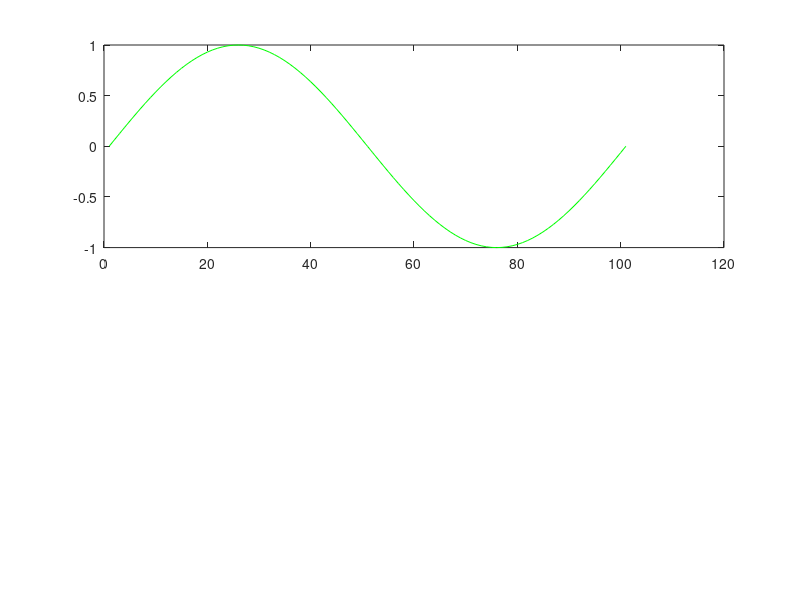

This figure's MATLAB source: (Note: this script raises an error after producing the figure.)
clear all;

Fs = 100; %sampling frequency
Ts = 1/Fs; %sampling time
delta=2*pi*Ts; 
t=0:Ts:1; %signal duration

%filter parameters
b =1;
a =1;

%Sin wave
InputSin=sin(2*pi*t); % generate sin input signal
subplot(2,1,1);
plot(InputSin,'green') %ploting original signal
hold on
mqSin = modulation(InputSin,delta); %construct modulate signal using modultion function
stairs(mqSin,'red')  %ploting the modulated signal using 'stairs' command

DemodSin=filter (b,a,mqSin); %reconstruct the original signal using simple low pass filter
hold on
plot(DemodSin,'blue') %ploting the demodulated signal
legend('Original Signal','Modulated Signal','Demodulated Signal')

SinError = (InputSin  - DemodSin).^2; %calculate the error between the original signal and the reconstructed signal  
subplot(2,1,2);
plot(SinError) %plotting the error 
legend('Error')

%DC voltage signal
figure
InputDC= ones(size(t));
subplot(2,1,1);
plot(InputDC,'green')
hold on
mqDC = modulation(InputDC,delta);
stairs(mqDC,'red')

DemodDC=filter (b,a,mqDC);
hold on
plot(DemodDC,'blue')

legend('Original Signal','Modulated Signal','Demodulated Signal')

DCError = (InputDC - DemodDC).^2;
subplot(2,1,2);
plot(DCError)
legend('Error')

%Square wave signal
figure
InputSquare= rectpuls(t);
subplot(2,1,1);
plot(InputSquare,'green')
hold on
mqRect = modulation(InputSquare,delta);
stairs(mqRect,'red')

DemodSquare=filter (b,a,mqRect);
hold on
plot(DemodSquare,'blue')
legend('Original Signal','Modulated Signal','Demodulated Signal')

SquareError = (InputSquare  - DemodSquare).^2;
subplot(2,1,2);
plot(SquareError)
legend('Error')

%changing Ts - newTs = 0.1*oldTs
NewTs = 0.1*1/Fs;
t1=0:NewTs:1;

figure
InputSin1=sin(2*pi*t1);
subplot(2,1,1);
plot(InputSin1,'green')
hold on
mqSin1 = modulation(InputSin1,delta);
stairs(mqSin1,'red')

DemodSin1=filter (b,a,mqSin1);
hold on
plot(DemodSin1,'blue')
legend('Original Signal','Modulated Signal','Demodulated Signal')

SinError1 = (InputSin1  - DemodSin1).^2;
subplot(2,1,2);
plot(SinError1)
legend('Error')

figure

InputDC1= ones(size(t1));
subplot(2,1,1);
plot(InputDC1,'green')
hold on
mqDC1 = modulation(InputDC1,delta);
stairs(mqDC1,'red')

DemodDC1=filter (b,a,mqDC1);
hold on
plot(DemodDC1,'blue')

legend('Original Signal','Modulated Signal','Demodulated Signal')

DCError1 = (InputDC1 - DemodDC1).^2;
subplot(2,1,2);
plot(DCError1)
legend('Error')

figure

InputSquare1= rectpuls(t1);
subplot(2,1,1);
plot(InputSquare1,'green')
hold on
mqRect1 = modulation(InputSquare1,delta);
stairs(mqRect1,'red')

DemodSquare1=filter (b,a,mqRect1);
hold on
plot(DemodSquare1,'blue')
legend('Original Signal','Modulated Signal','Demodulated Signal')

SquareError1 = (InputSquare1  - DemodSquare1).^2;
subplot(2,1,2);
plot(SquareError1)
legend('Error')

%changing delta - newDelta = 0.1* oldDelta
delta1=0.1*delta;
InputSin2=sin(2*pi*t);
figure
subplot(2,1,1);
plot(InputSin2,'green')
hold on
mqSin2 = modulation(InputSin2,delta1);
stairs(mqSin2,'red')

DemodSin2=filter (b,a,mqSin2);
hold on
plot(DemodSin2,'blue')
legend('Original Signal','Modulated Signal','Demodulated Signal')

SinError2 = (InputSin2  - DemodSin2).^2;
subplot(2,1,2);
plot(SinError2)
legend('Error')

figure

InputDC2= ones(size(t));
subplot(2,1,1);
plot(InputDC2,'green')
hold on
mqDC2 = modulation(InputDC2,delta1);
stairs(mqDC2,'red')

DemodDC2=filter (b,a,mqDC2);
hold on
plot(DemodDC2,'blue')

legend('Original Signal','Modulated Signal','Demodulated Signal')

DCError2 = (InputDC2 - DemodDC2).^2;
subplot(2,1,2);
plot(DCError2)
legend('Error')

figure

InputSquare2= rectpuls(t);
subplot(2,1,1);
plot(InputSquare2,'green')
hold on
mqRect2 = modulation(InputSquare2,delta1);
stairs(mqRect2,'red')

DemodSquare2=filter (b,a,mqRect2);
hold on
plot(DemodSquare2,'blue')
legend('Original Signal','Modulated Signal','Demodulated Signal')

SquareError2 = (InputSquare2  - DemodSquare2).^2;
subplot(2,1,2);
plot(SquareError2)
legend('Error')
